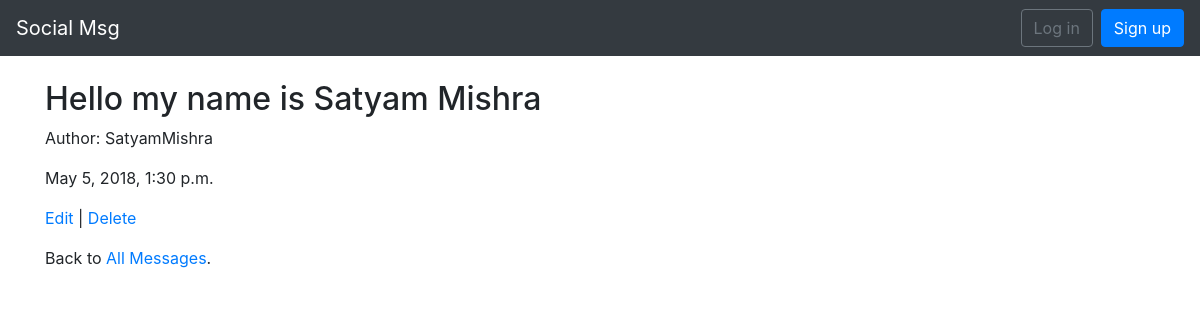
The app's page /posts/1/ with its own data.
### posts/models.py (models this page shows, shortened)
class Post(models.Model):
    message = models.CharField(max_length=280)
    date = models.DateTimeField(auto_now_add=True)
    author = models.ForeignKey(
        settings.AUTH_USER_MODEL,
        on_delete=models.CASCADE,
    )

### users/models.py (models this page shows)
class CustomUser(AbstractUser):
    objects = CustomUserManager()

### posts/views.py (the view)
class PostDetailView(DetailView):
    model = models.Post
    template_name = 'post_detail.html'

### templates/post_detail.html
{% extends 'base.html' %}
{% block content %}
<div class="post-entry">
  <h2>{{ object.message }}</h2>
    <p>Author: {{ object.author }}</p>
    <p>{{ object.date }}</p>
  </div>
  <p><a href="{% url 'post_edit' post.pk %}">Edit</a> | <a href="{% url 'post_delete' post.pk %}">Delete</a></p>
  <p>Back to <a href="{% url 'post_list' %}">All Messages</a>.</p>
{% endblock content %}

### records on screen
Post: message "Hello my name is Satyam Mishra", author "SatyamMishra", date "May 5, 2018, 1:30 p.m."
